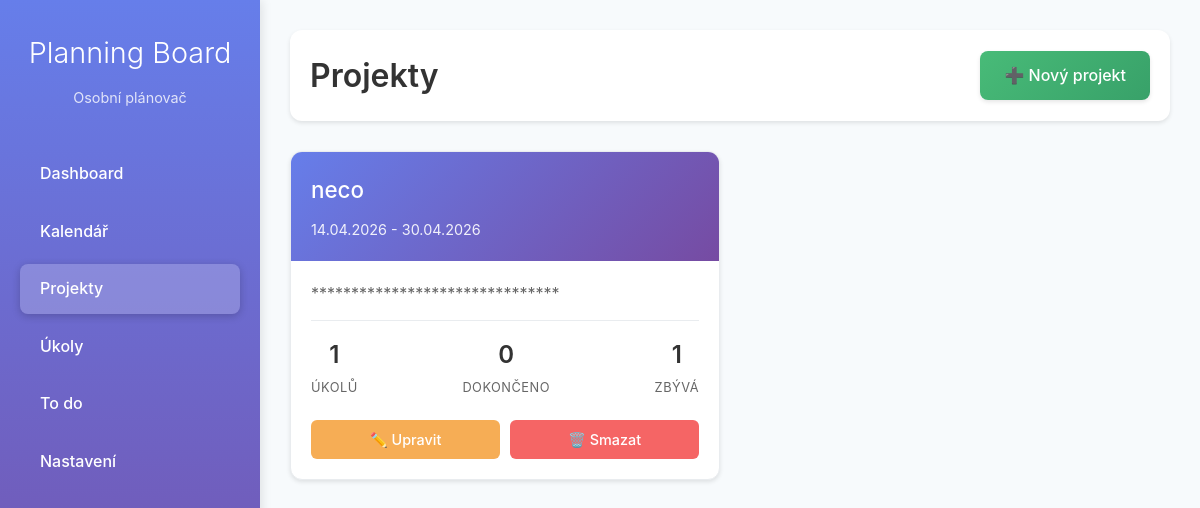
The page /tasks/projects/ (signed in) on the database as committed earlier.
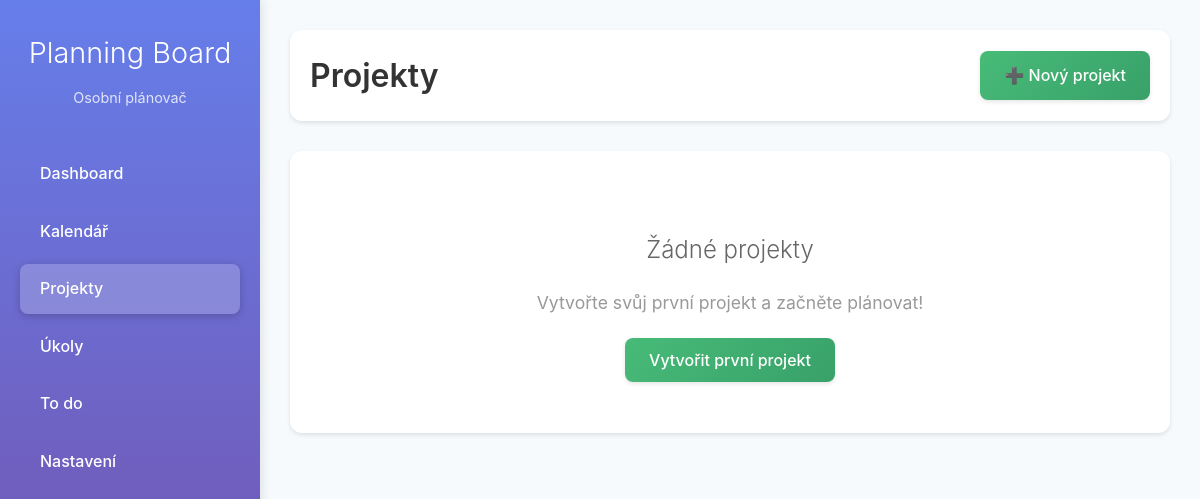
The same page on the database as committed later.
### tasks/models.py (models this page shows, shortened)
class Project(models.Model):
    user = models.ForeignKey(User, on_delete=models.CASCADE)
    title = models.CharField(max_length=200)
    description = models.TextField(blank=True)
    start_date = models.DateField()
    end_date = models.DateField()
    calendar = models.ForeignKey(Calendar, on_delete=models.CASCADE)
    @property
    def completed_task_count(self):
        return self.tasks.filter(completed=True).count()
    @property
    def pending_task_count(self):
        return self.tasks.filter(completed=False).count()

### tasks/views.py (the view)
# urls.py: path("projects/", views.project_list, name="project_list"),
def project_list(request):
    projects = Project.objects.filter(user=request.user)
    return render(request, "tasks/project_list.html", {
        "projects": projects
    })

### tasks/templates/tasks/project_list.html (shortened to what this page needs)
{% extends "base.html" %}
{% block content %}
<div class="projects-header">
    <h1>Projekty</h1>
    <a href="{% url 'tasks:create_project' %}" class="create-btn">➕ Nový projekt</a>
</div>
{% if projects %}
    <div class="projects-grid">
        {% for project in projects %}
            <div class="project-card">
                <div class="project-header">
                    <h2 class="project-title">
                        <a href="{% url 'tasks:project_detail' project.pk %}">{{ project.title }}</a>
                    </h2>
                    <div class="project-meta">
                        {{ project.start_date|date:"d.m.Y" }} - {{ project.end_date|date:"d.m.Y" }}
                    </div>
                </div>
                <div class="project-body">
                    <div class="project-description">
                        {{ project.description|truncatechars:120|default:"Bez popisu" }}
                    </div>
                    <div class="project-stats">
                        <div class="stat-item">
                            <span class="stat-number">{{ project.tasks.count }}</span>
                            <span class="stat-label">Úkolů</span>
                        </div>
                        <div class="stat-item">
                            <span class="stat-number">{{ project.completed_task_count }}</span>
                            <span class="stat-label">Dokončeno</span>
                        </div>
                        <div class="stat-item">
                            <span class="stat-number">{{ project.pending_task_count }}</span>
                            <span class="stat-label">Zbývá</span>
                        </div>
                    </div>
                    <div class="project-actions">
                        <a href="{% url 'tasks:edit_project' project.pk %}" class="btn-small btn-edit">✏️ Upravit</a>
                        <a href="{% url 'tasks:delete_project' project.pk %}" class="btn-small btn-delete">🗑️ Smazat</a>
                    </div>
                </div>
            </div>
        {% endfor %}
    </div>
{% else %}
    <div class="empty-state">
        <h2>Žádné projekty</h2>
        <p>Vytvořte svůj první projekt a začněte plánovat!</p>
        <a href="{% url 'tasks:create_project' %}" class="create-btn">Vytvořit první projekt</a>
    </div>
{% endif %}
{% endblock %}

### templates/base.html (shortened to what this page needs)
<!DOCTYPE html>
<html lang="cs">
<head>
    {% load static %}
    <link rel="stylesheet" href="{% static 'tasks/style.css' %}">
</head>
<body>
    <div class="sidebar">
        <div class="logo">Planning Board</div>
        <div class="subtitle">Osobní plánovač</div>
        <nav>
            <a href="{% url 'tasks:dashboard' %}" class="{% if request.resolver_match.url_name == 'dashboard' %}active{% endif %}">Dashboard</a>
            <a href="{% url 'tasks:calendar_view' %}" class="{% if request.resolver_match.url_name == 'calendar_view' %}active{% endif %}">Kalendář</a>
            <a href="{% url 'tasks:project_list' %}" class="{% if request.resolver_match.url_name == 'project_list' %}active{% endif %}">Projekty</a>
            <a href="{% url 'tasks:task_list' %}" class="{% if request.resolver_match.url_name == 'task_list' %}active{% endif %}">Úkoly</a>
            <a href="{% url 'tasks:todo_list' %}" class="{% if request.resolver_match.url_name == 'todo_list' %}active{% endif %}">To do</a>
            <a href="{% url 'tasks:user_settings' %}" class="{% if request.resolver_match.url_name == 'user_settings' %}active{% endif %}">Nastavení</a>
        </nav>
    </div>
    <div class="content">
        {% block content %}
        {% endblock %}
    </div>
</body>
</html>

### tasks/static/tasks/style.css (style rules this page uses)
body { margin: 0; font-family: Arial, sans-serif; }
.sidebar { width: 220px; background-color: #2c3e50; color: white; padding: 20px; }

### templates/base.html (style rules this page uses)
* { box-sizing: border-box; }
body { margin: 0; font-family: -apple-system, BlinkMacSystemFont, 'Segoe UI', Roboto, 'Helvetica Neue', Arial, sans-serif; background: #f7fafc; color: #333; line-height: 1.6; }
.sidebar { width: 260px; background: linear-gradient(180deg, #667eea 0%, #764ba2 100%); height: 100vh; padding: 30px 20px; border-right: none; box-shadow: 2px 0 10px rgba(0,0,0,0.1); position: fixed; left: 0; top: 0; z-index: 100; }
.sidebar .logo { color: white; font-size: 1.8em; font-weight: 300; margin-bottom: 10px; text-align: center; }
.sidebar .subtitle { color: rgba(255,255,255,0.8); font-size: 0.9em; text-align: center; margin-bottom: 40px; }
.sidebar nav { margin-top: 20px; }
.sidebar a { display: block; margin: 8px 0; padding: 12px 20px; text-decoration: none; color: white; border-radius: 8px; transition: all 0.2s; font-weight: 500; position: relative; }
.sidebar a.active { background: rgba(255,255,255,0.2); box-shadow: 0 2px 8px rgba(0,0,0,0.2); }
.content { margin-left: 260px; padding: 30px; min-height: 100vh; }

### tasks/templates/tasks/project_list.html (style rules this page uses)
.projects-header { display: flex; justify-content: space-between; align-items: center; margin-bottom: 30px; padding: 20px; background: white; border-radius: 12px; box-shadow: 0 2px 4px rgba(0,0,0,0.1); }
.projects-header h1 { margin: 0; color: #333; font-size: 2em; font-weight: 600; }
.create-btn { background: linear-gradient(135deg, #48bb78 0%, #38a169 100%); color: white; padding: 12px 24px; border-radius: 8px; text-decoration: none; font-weight: 500; transition: all 0.2s; box-shadow: 0 2px 4px rgba(0,0,0,0.1); }
.empty-state { text-align: center; padding: 60px 20px; background: white; border-radius: 12px; box-shadow: 0 2px 4px rgba(0,0,0,0.1); grid-column: 1 / -1; }
.empty-state h2 { color: #666; margin-bottom: 20px; font-weight: 300; }
.empty-state p { color: #999; margin-bottom: 30px; font-size: 1.1em; }

Rows that differ between the two databases and show on the page:
removed Project: title "neco", start_date "14.04.2026", end_date "30.04.2026", description "*******************************", tasks.count "1", completed_task_count "0", pending_task_count "1"
Other text that changed with them:
text now shown: "Žádné projekty Vytvořte svůj první projekt a začněte plánovat! Vytvořit první projekt"
